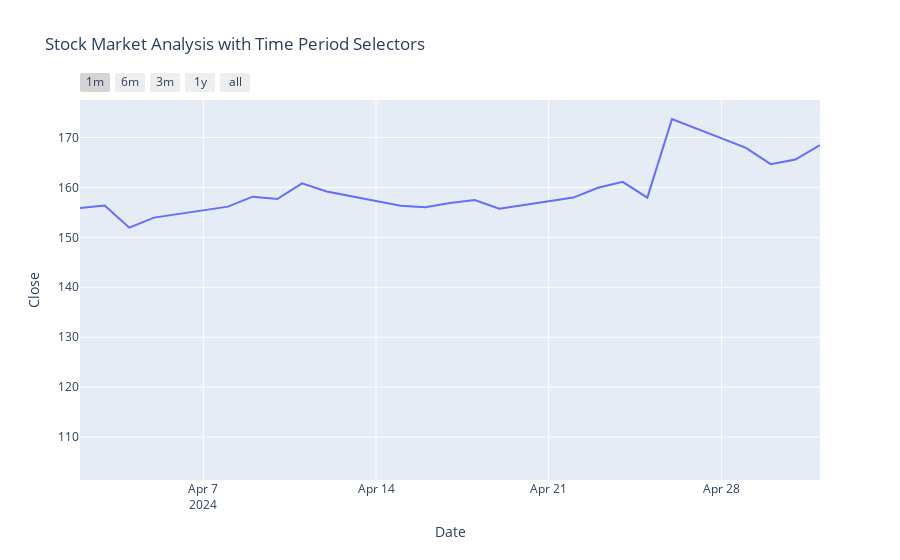

The notebook cell saved with this chart:
### Code cell
figure = px.line(data, x='Date', y='Close', 
                 title='Stock Market Analysis with Time Period Selectors')

figure.update_xaxes(
    rangeselector=dict(
        buttons=list([
            dict(count=1, label="1m", step="month", stepmode="backward"),
            dict(count=6, label="6m", step="month", stepmode="backward"),
            dict(count=3, label="3m", step="month", stepmode="backward"),
            dict(count=1, label="1y", step="year", stepmode="backward"),
            dict(step="all")
        ])
    )
)
figure.show()

### Figure 1 — Plotly figure (JSON) as saved in the notebook; plotly's stock layout.template omitted (floating-point values rounded to 4 significant figures; data arrays with more than 128 entries replaced by an {"elided": "..."} marker saying what was removed)
{"data": [{"hovertemplate": "Date=%{x}<br>Close=%{y}<extra></extra>", "legendgroup": "", "line": {"color": "#636efa", "dash": "solid"}, "marker": {"symbol": "circle"}, "mode": "lines", "name": "", "orientation": "v", "showlegend": false, "type": "scatter", "x": {"elided": "251 str values"}, "xaxis": "x", "y": {"elided": "251 float values"}, "yaxis": "y"}], "layout": {"autosize": true, "legend": {"tracegroupgap": 0}, "title": {"text": "Stock Market Analysis with Time Period Selectors"}, "xaxis": {"anchor": "y", "autorange": false, "domain": [0, 1], "range": ["2024-04-02", "2024-05-02"], "rangeselector": {"buttons": [{"count": 1, "label": "1m", "step": "month", "stepmode": "backward"}, {"count": 6, "label": "6m", "step": "month", "stepmode": "backward"}, {"count": 3, "label": "3m", "step": "month", "stepmode": "backward"}, {"count": 1, "label": "1y", "step": "year", "stepmode": "backward"}, {"step": "all"}]}, "title": {"text": "Date"}, "type": "date"}, "yaxis": {"anchor": "x", "autorange": true, "domain": [0, 1], "range": [101.4, 177.5], "title": {"text": "Close"}, "type": "linear"}}}
